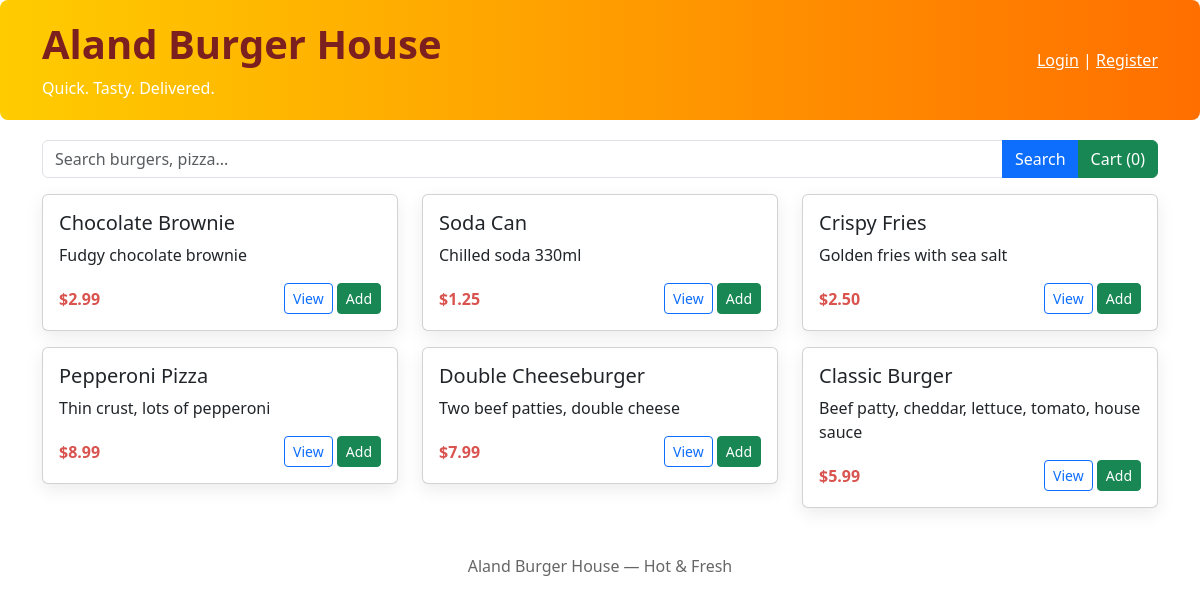
The page / on the database its author committed.
### tables this page shows
CREATE TABLE IF NOT EXISTS menu_items (
  id INT AUTO_INCREMENT PRIMARY KEY,
  name VARCHAR(150) NOT NULL,
  description TEXT,
  price DECIMAL(10,2) NOT NULL,
  image VARCHAR(255),
  available TINYINT(1) DEFAULT 1,
  created_at TIMESTAMP DEFAULT CURRENT_TIMESTAMP
);

### inc/functions.php (called while the page is built, shortened)
<?php
if (!function_exists('e')) {
    function e($s) { return htmlspecialchars((string)$s, ENT_QUOTES | ENT_SUBSTITUTE, 'UTF-8'); }
}
function is_logged(): bool { return !empty($_SESSION['user_id']); }
?>

### public/index.php (the view, shortened to what this page needs)
<?php
require_once __DIR__ . '/../inc/config.php';
require_once __DIR__ . '/../inc/functions.php';
$q = trim($_GET['q'] ?? '');
$sql = "SELECT id, name, description, price, image FROM menu_items WHERE available = 1";
$sql .= " ORDER BY id DESC";
$stmt = $mysqli->prepare($sql);
$stmt->execute();
$res = $stmt->get_result();
?>
<!doctype html><html><head><meta charset="utf-8"><title>Aland Burger House</title>
<link href="../assets/css/style.css" rel="stylesheet">
<link href="https://cdn.jsdelivr.net/npm/bootstrap@5.3.0/dist/css/bootstrap.min.css" rel="stylesheet">
</head><body>
<div class="header">
  <div class="container">
    <div class="d-flex justify-content-between align-items-center">
      <div><h1 class="brand">Aland Burger House</h1><div>Quick. Tasty. Delivered.</div></div>
      <div>
        <?php if (is_logged()): ?>
          Hello, <?= e($_SESSION['username']) ?> | <a href="logout.php" style="color:white;">Logout</a>
        <?php else: ?>
          <a href="login.php" style="color:white;">Login</a> | <a href="register.php" style="color:white;">Register</a>
        <?php endif; ?>
      </div>
    </div>
  </div>
</div>
<div class="container">
  <form method="GET" class="mb-3">
    <div class="input-group">
      <input name="q" value="<?= e($q) ?>" class="form-control" placeholder="Search burgers, pizza...">
      <button class="btn btn-primary">Search</button>
      <a href="cart.php" class="btn btn-success">Cart (<?= array_sum($_SESSION['cart'] ?? []) ?>)</a>
    </div>
  </form>
  <div class="row">
    <?php while($row = $res->fetch_assoc()): ?>
      <div class="col-md-4 mb-3">
        <div class="card menu-item">
          <div class="p-3">
            <h5><?= e($row['name']) ?></h5>
            <p><?= e(mb_strimwidth($row['description'], 0, 120, '...')) ?></p>
            <div class="d-flex justify-content-between align-items-center">
              <div class="price">$<?= number_format($row['price'], 2) ?></div>
              <div>
                <a href="item.php?id=<?= $row['id'] ?>" class="btn btn-outline-primary btn-sm">View</a>
                <a href="cart.php?action=add&id=<?= $row['id'] ?>" class="btn btn-success btn-sm">Add</a>
              </div>
            </div>
          </div>
        </div>
      </div>
    <?php endwhile; ?>
  </div>
  <div class="footer">Aland Burger House — Hot & Fresh</div>
</div>
</body></html>

### assets/css/style.css (style rules this page uses)
body { font-family: Arial, sans-serif; background:#fff7f0; color:#222; margin: 16px; }
.header { background: linear-gradient(90deg,#ffcc00,#ff6f00); padding:20px; color:white; border-radius:8px; margin-bottom:20px; }
.brand { font-weight:700; color:#7b1f1f; }
.card { box-shadow:0 6px 18px rgba(0,0,0,0.08); border-radius:8px; overflow:hidden; }
.price { color:#d9534f; font-weight:700; }
.btn-primary { background:#d9534f; border-color:#d9534f; color:#fff; }
.btn-success { background:#5cb85c; border-color:#5cb85c; color:#fff; }
.footer { margin-top:30px; text-align:center; color:#666; }

### rows shown on the page
menu_items: name "Chocolate Brownie", description "Fudgy chocolate brownie", price "2.99"
menu_items: name "Soda Can", description "Chilled soda 330ml", price "1.25"
menu_items: name "Crispy Fries", description "Golden fries with sea salt", price "2.50"
menu_items: name "Pepperoni Pizza", description "Thin crust, lots of pepperoni", price "8.99"
menu_items: name "Double Cheeseburger", description "Two beef patties, double cheese", price "7.99"
menu_items: name "Classic Burger", description "Beef patty, cheddar, lettuce, tomato, house sauce", price "5.99"

### other values the page prints
array_sum($_SESSION['cart'] ?? []) "0"
